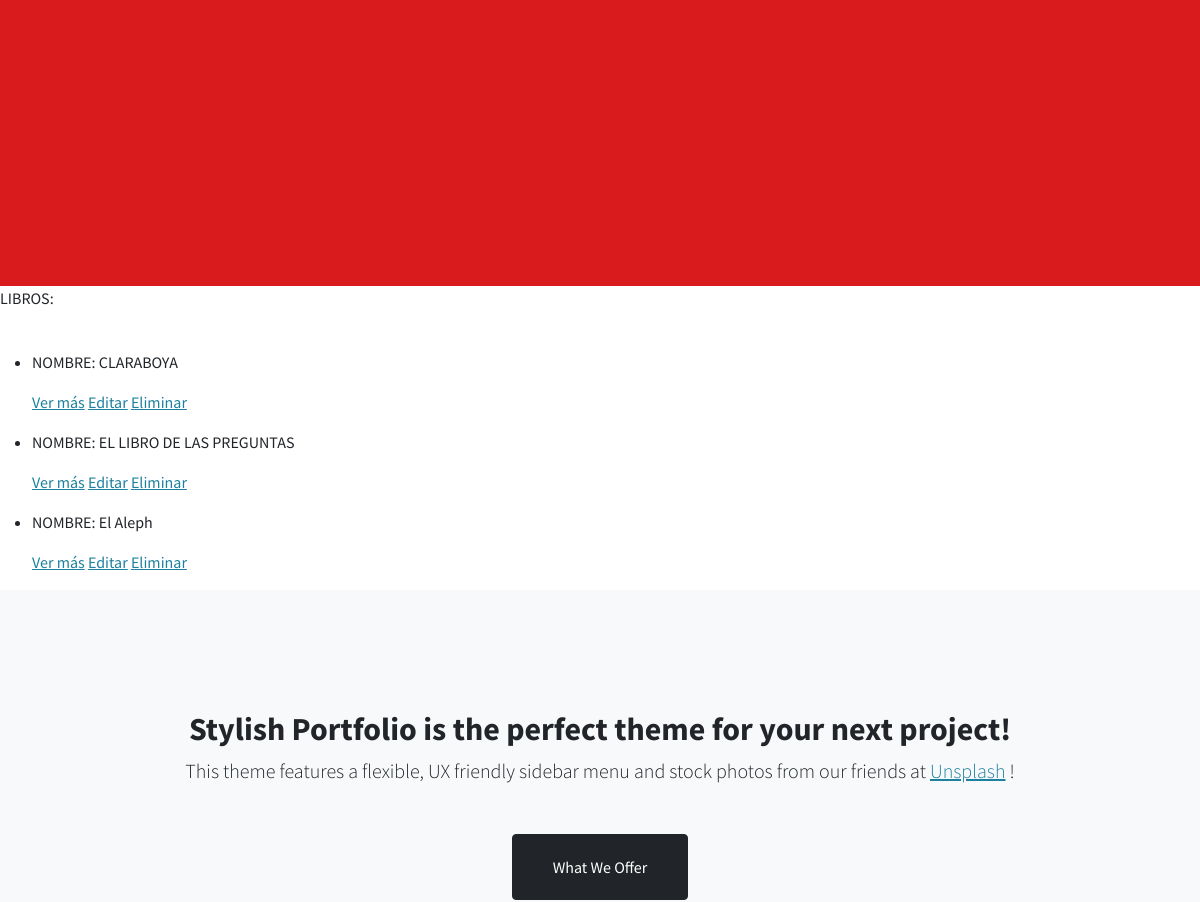
/App1/libros/list (middle part), run on an earlier commit of the app's database.
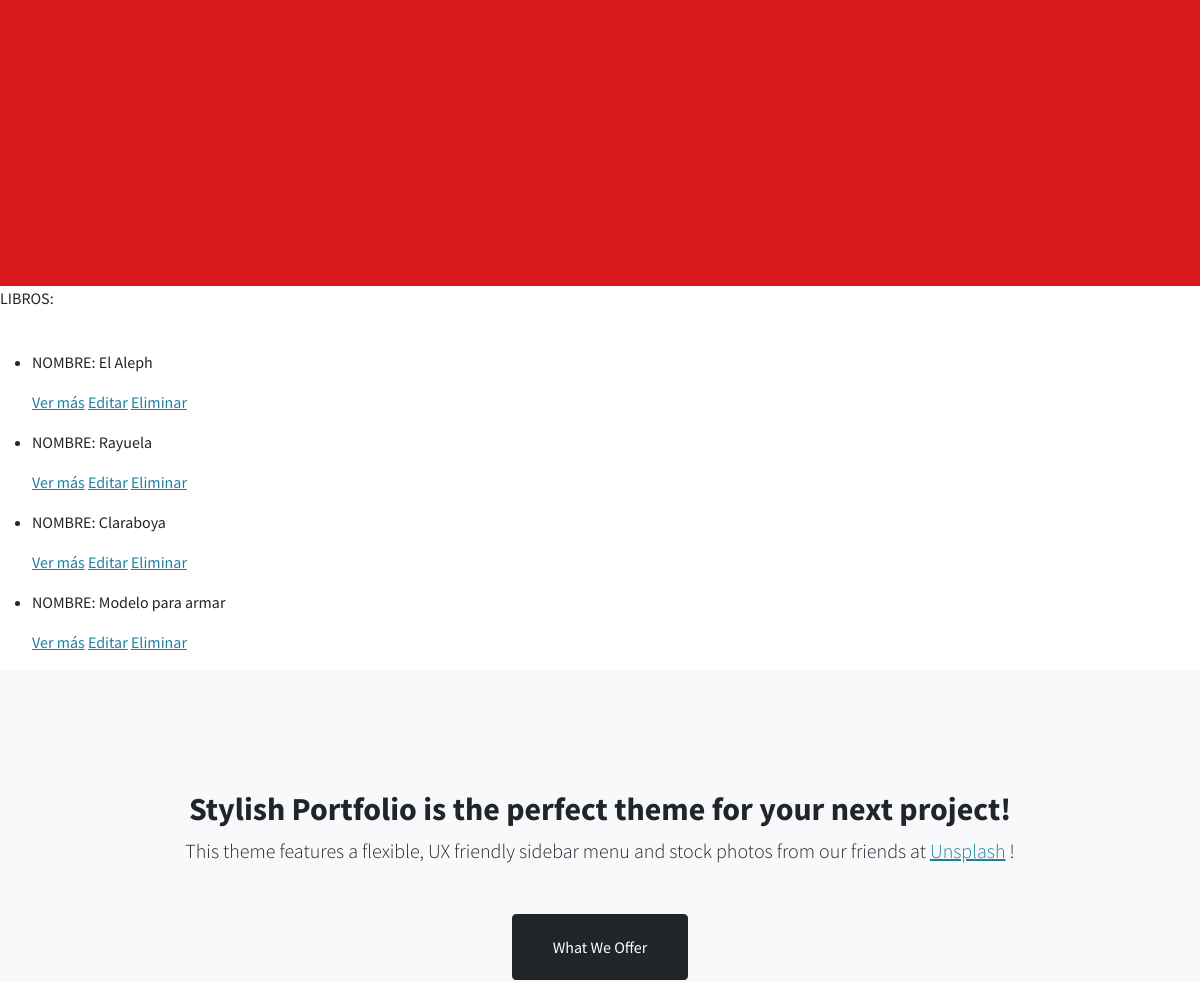
And on a later commit of the database.
### App1/models.py (models this page shows, shortened)
class Libros (models.Model):
    genero = models.CharField(max_length=40)
    nombre = models.CharField(max_length=50)
    numeroId = models.IntegerField()

### App1/views.py (the view)
# urls.py: path('libros/list', views.LibrosList.as_view(), name='List'),
class LibrosList(ListView):
    model = Libros
    template_name = "App1/libros_list.html"

### App1/templates/App1/libros_list.html (shortened to what this page needs)
{% extends "App1/padre.html" %}
{% load static %}
        {% block contenido %}
          <p>LIBROS:</p> <br>
          <ul>
            {% for libros in object_list %}
            <li>
              <p>NOMBRE: {{ libros.nombre}}</p>
              <p>
              <a href="{% url 'Detail' libros.id %}">Ver más</a>
              <a href="{% url 'Edit' libros.id %}">Editar</a>
              <a href="{% url 'Delete' libros.id %}">Eliminar</a>
            </p>
            </li>
            {% endfor %}
          </ul>
        {% endblock %}

What changed in the data, as far as the page shows it:
removed Libros: nombre "CLARABOYA"
removed Libros: nombre "EL LIBRO DE LAS PREGUNTAS"
added Libros: nombre "Rayuela"
added Libros: nombre "Claraboya"
added Libros: nombre "Modelo para armar"
